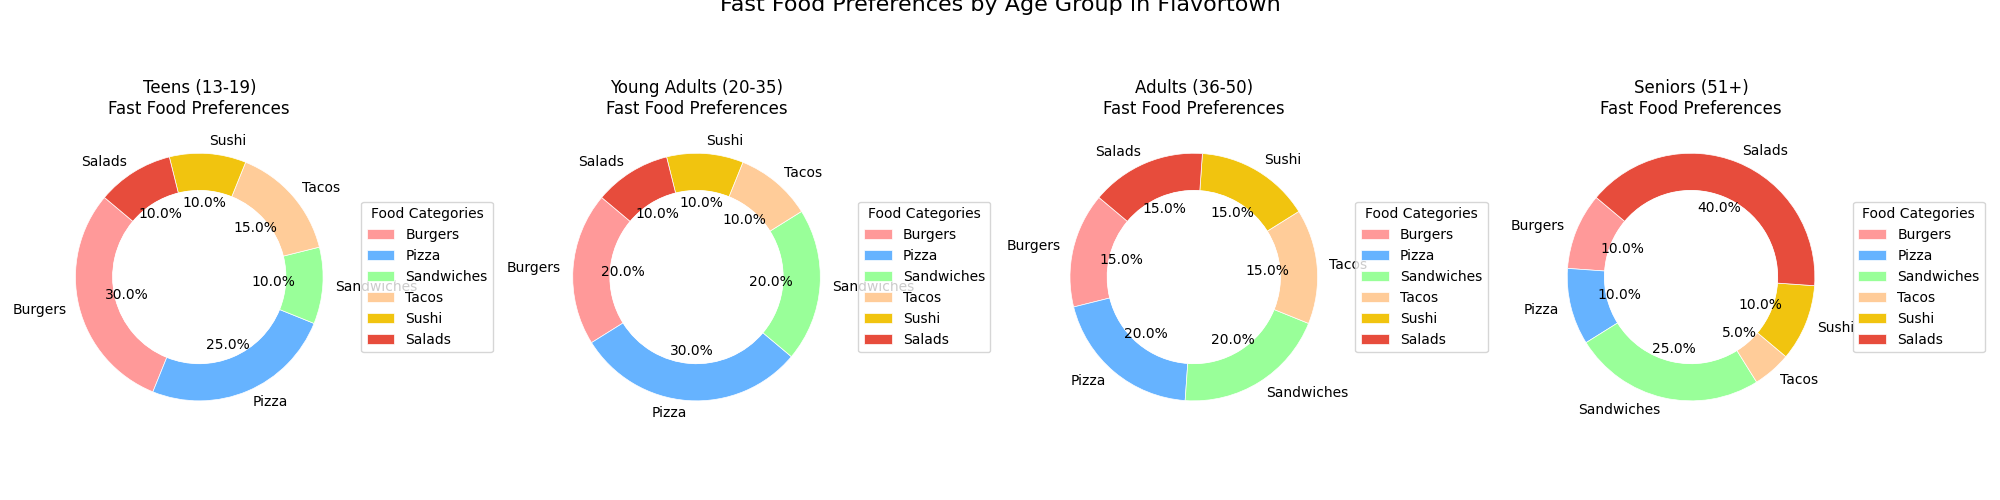

The Python source for this figure:
import matplotlib.pyplot as plt

age_groups = ['Teens (13-19)', 'Young Adults (20-35)', 'Adults (36-50)', 'Seniors (51+)']
fast_food_categories = ['Burgers', 'Pizza', 'Sandwiches', 'Tacos', 'Sushi', 'Salads']

data_by_age_group = {
    'Teens (13-19)': [30, 25, 10, 15, 10, 10],
    'Young Adults (20-35)': [20, 30, 20, 10, 10, 10],
    'Adults (36-50)': [15, 20, 20, 15, 15, 15],
    'Seniors (51+)': [10, 10, 25, 5, 10, 40]
}

colors = ['#ff9999', '#66b3ff', '#99ff99', '#ffcc99', '#f1c40f', '#e74c3c']

# Create subplots in a 1x4 arrangement
fig, axs = plt.subplots(1, 4, figsize=(20, 5))

for i, (age_group, preferences) in enumerate(data_by_age_group.items()):
    ax = axs[i]
    
    wedges, texts, autotexts = ax.pie(
        preferences,
        labels=fast_food_categories,
        autopct='%1.1f%%',
        startangle=140,
        colors=colors,
        wedgeprops=dict(width=0.3, edgecolor='w', linewidth=0.5),
        textprops=dict(size=10)
    )
    
    # Create a center circle for each subplot to create the 'donut' effect
    centre_circle = plt.Circle((0, 0), 0.70, fc='white')
    ax.add_artist(centre_circle)
    
    ax.set(aspect="equal", title=f"{age_group}\nFast Food Preferences")
    ax.legend(wedges, fast_food_categories, title="Food Categories", loc="center left", bbox_to_anchor=(1, 0, 0.5, 1))

fig.suptitle('Fast Food Preferences by Age Group in Flavortown', fontsize=16, y=1.01)

plt.tight_layout()
plt.show()
